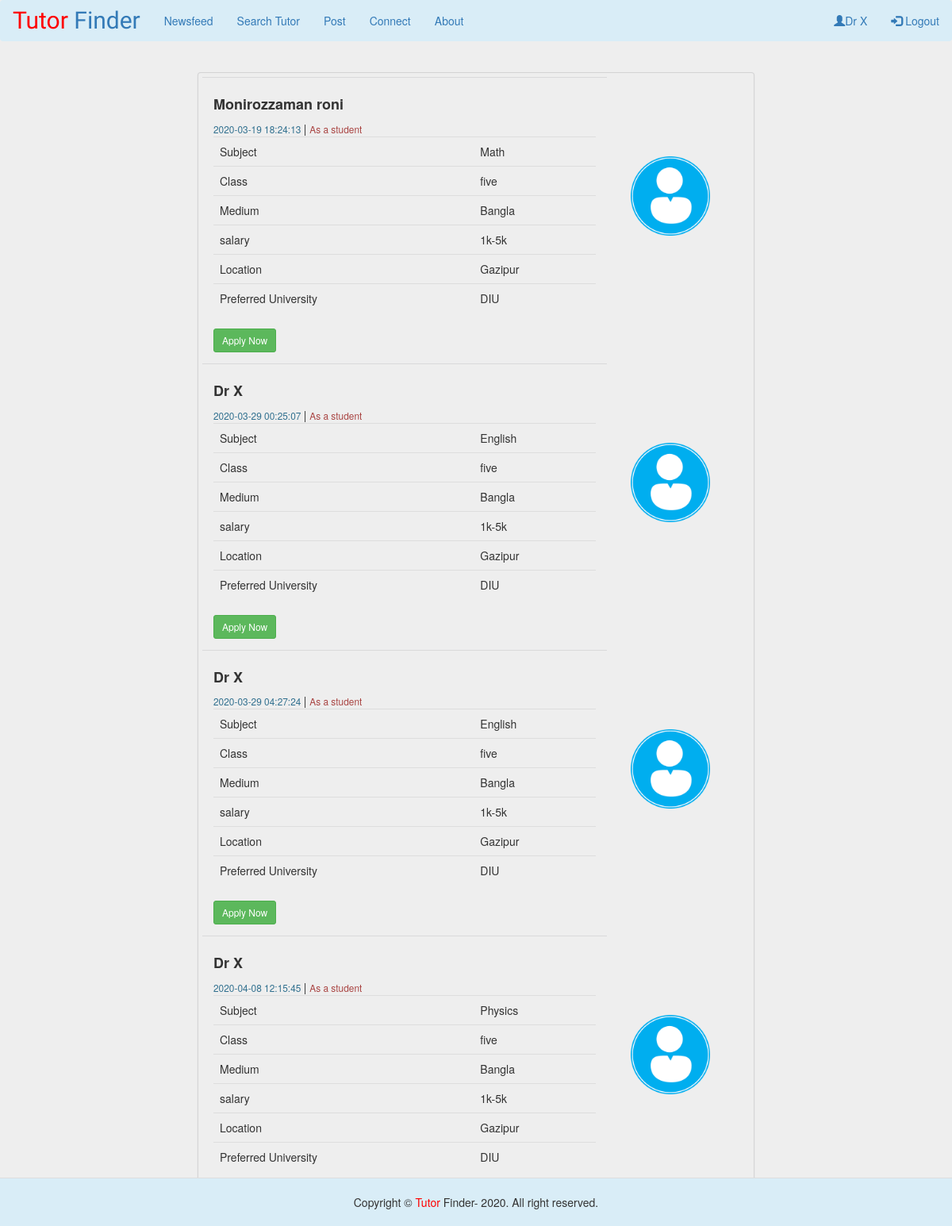
The app's page /home.php (signed in) with its own data.
### tables this page shows
CREATE TABLE `post` (
  `id` int(100) NOT NULL,
  `name` varchar(100) NOT NULL,
  `class` varchar(100) NOT NULL,
  `medium` varchar(100) NOT NULL,
  `srange` varchar(200) NOT NULL,
  `location` varchar(100) NOT NULL,
  `university` varchar(100) NOT NULL,
  `type` varchar(100) NOT NULL,
  `subject` varchar(255) DEFAULT NULL,
  `timedate` varchar(255) DEFAULT NULL,
  `isApprove` tinyint(1) DEFAULT NULL,
  `userId` varchar(255) DEFAULT NULL
);

### html/home.php (the view, shortened to what this page needs)
<!DOCTYPE html>
<html lang="en">
<head>
    <link rel="stylesheet" href="https://maxcdn.bootstrapcdn.com/bootstrap/3.4.1/css/bootstrap.min.css">
    <link rel="stylesheet" href="../css/style.css">
</head>
<body>
  <nav class="navbar bg-info">
    <div class="container-fluid">
      <div class="navbar-header">
        <a class="navbar-brand web_logo" href="index.php"><span style="color: red">Tutor</span> Finder</a>
      </div>
      <ul class="nav navbar-nav">
        <li class="active"><a href="home.php">Newsfeed</a></li>
        <li><a href="search.php">Search Tutor</a></li>
        <li><a href="add-post.php">Post</a></li>
        <li><a href="#">Connect</a></li>
        <li><a href="#">About</a></li>
      </ul>
      <ul class="nav navbar-nav navbar-right">
        <li><a href="signUp.php"><span class="glyphicon glyphicon-user"></span><?php session_start();
        echo $_SESSION['userName']; ?></a></li>
        <li><a href="index.php"><span class="glyphicon glyphicon-log-in"></span> Logout</a></li>
      </ul>
    </div>
  </nav>
<div class="container">
  <?php
  include 'connect.php';
  $sql = "SELECT * FROM post WHERE isApprove = true";
  $result = $conn->query($sql);
  if ($result->num_rows > 0) {?>
    <div class="card float-left">
      <?php while($row = $result->fetch_assoc())
      {?>
        <div class="row ">
          <div class="col-sm-9">
            <div class="card-block m">
              <h4 class="card-title font-weight-bold"><?php  echo "" . $row["name"]. " ";?></h4>
                <small class="text-info"><?php  echo "" . $row["timedate"]. " ";?></small> | <small class="text-info text-danger"><?php   echo "As a " . $row["type"]. "";?></small>
                  <table class="table table-hover">
                    <tbody>
                      <tr>
                        <td>Subject</td>
                        <td><?php  echo "" . $row["subject"]. " ";?></td>
                      </tr>
                      <tr>
                        <td>Class</td>
                        <td><?php  echo "" . $row["class"]. " ";?></td>
                      </tr>
                      <tr>
                        <td>Medium</td>
                        <td><?php  echo "" . $row["medium"]. " ";?></td>
                      </tr>
                      <tr>
                        <td>salary</td>
                        <td><?php  echo "" . $row["srange"]. " ";?></td>
                      </tr>
                      <tr>
                        <td>Location</td>
                        <td><?php  echo "" . $row["location"]. " ";?></td>
                      </tr>
                      <tr>
                        <td>Preferred University</td>
                        <td><?php  echo "" . $row["university"]. " ";?></td>
                      </tr>
                    </tbody>
                  </table>
                <a href="check-logged.php?postId=<?php  echo "" . $row["userId"]. " ";?>" class="btn btn-success btn-sm">Apply Now</a>
            </div>
          </div>
          <div class="col-sm-3">
            <img class="avatar" src="../images/profile-avater.png" alt="">
          </div>
        </div>
      <?php }
     } else
     {
      echo "No Post Found Now";
     }
    ?>
  </div>
</div>
<div class="fixedPositionInBelow">
<footer>
    <div class="bg-info">
        <div class="footer-bottom text-center">
            <div class="container">
                <p class=" copyright"> Copyright © <span style="color: red">Tutor</span> Finder- 2020. All right
                    reserved. </p>
            </div>
        </div>
    </div>
</footer>
</div>
</body>
</html>

### css/style.css (style rules this page uses)
body { background-color: #eee; }
.web_logo { font-family: 'Odibee Sans', cursive; font-size: 30px; }
.fixedPositionInBelow { position: fixed; left: 0; bottom: 0; width: 100%; text-align: center; }
.footer-bottom { margin-top: 2em; border-top: 1px solid #DDDDDD; padding-top: 20px; padding-bottom: 10px; }
.card-block { font-size: 1em; position: relative; margin: 0; padding: 1em; border: none; border-top: 1px solid rgba(34, 36, 38, .1); box-shadow: none; }
.card { font-size: 1em; overflow: hidden; padding: 5px; border: none; border-radius: .28571429rem; box-shadow: 0 1px 3px 0 #d4d4d5, 0 0 0 1px #d4d4d5; margin-top:20px; }
.btn { margin-top: auto; }
.card-title { font-weight: bold; }
.avatar { height: 100px; width: 100px; margin-top: 100px; }
@media (min-width: 768px) { .container { max-width: 730px; } }

### records on screen
post: name "Monirozzaman roni", timedate "2020-03-19 18:24:13", type "student", subject "Math", class "five", medium "Bangla", srange "1k-5k", location "Gazipur", university "DIU"
post: name "Dr X", timedate "2020-03-29 00:25:07", type "student", subject "English", class "five", medium "Bangla", srange "1k-5k", location "Gazipur", university "DIU"
post: name "Dr X", timedate "2020-03-29 04:27:24", type "student", subject "English", class "five", medium "Bangla", srange "1k-5k", location "Gazipur", university "DIU"
post: name "Dr X", timedate "2020-04-08 12:15:45", type "student", subject "Physics", class "five", medium "Bangla", srange "1k-5k", location "Gazipur", university "DIU"

### other values on screen
$_SESSION['userName'] "Dr X"
